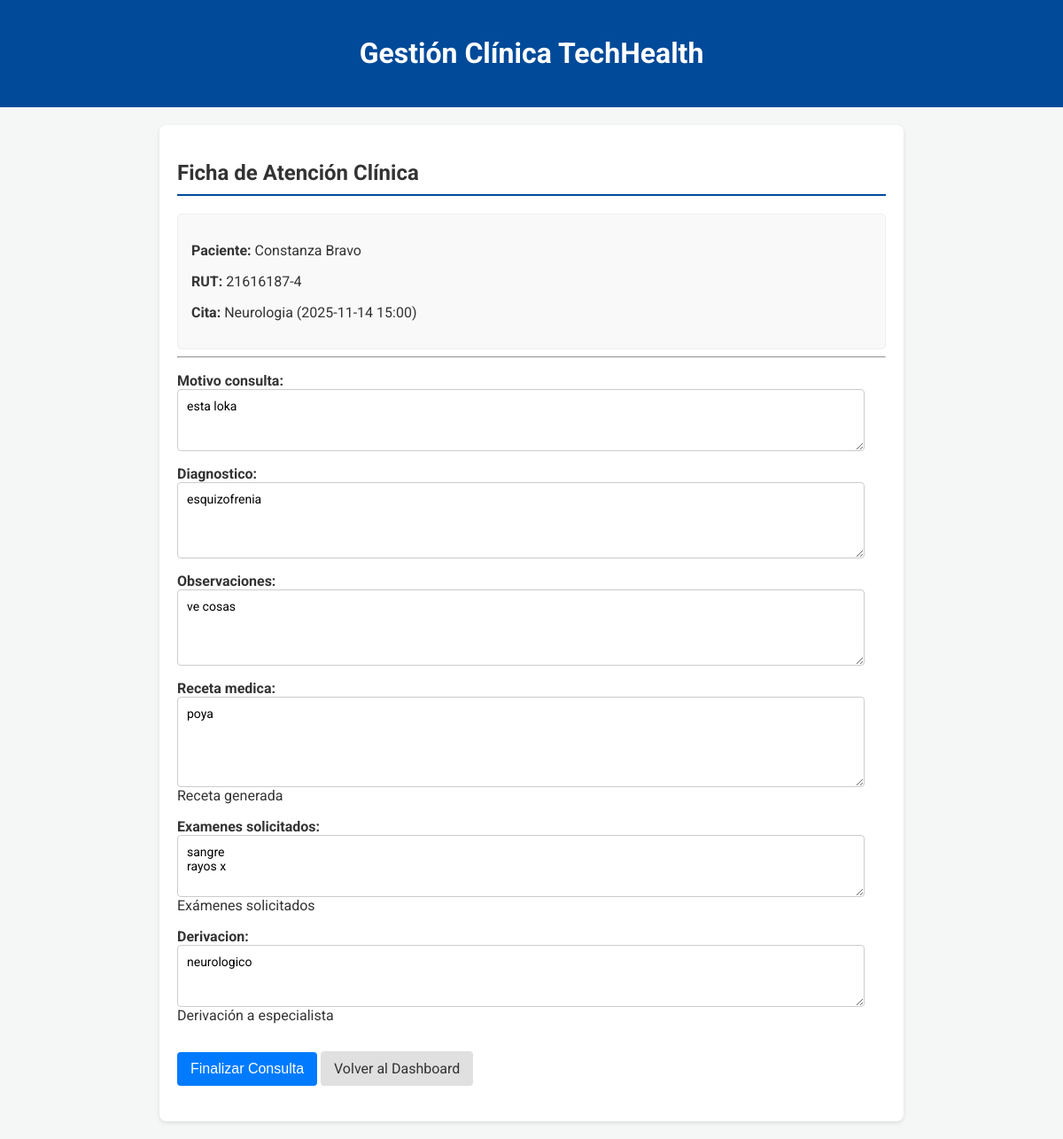
Screenshot of /clinica/atender/2/ with the database file from the repository.
### pacientes/models.py (models this page shows, shortened)
class Paciente(models.Model):
    rut = models.CharField(max_length=12, unique=True, help_text="RUT sin puntos y con guión")
    nombre_completo = models.CharField(max_length=255)
    prevision = models.CharField(max_length=100, blank=True, null=True)

### agendamiento/models.py (models this page shows, shortened)
class Cita(models.Model):
    centro_medico = models.CharField(max_length=200, default='Centro Principal')
    especialidad = models.CharField(max_length=200)
    fecha_hora = models.DateTimeField()
    paciente = models.ForeignKey(Paciente, on_delete=models.CASCADE, related_name="citas")
    ESTADO_CHOICES = [
        ('AGENDADA', 'Agendada'),
        ('CANCELADA', 'Cancelada'),
        ('COMPLETADA', 'Completada'),
    ]
    estado = models.CharField(max_length=10, choices=ESTADO_CHOICES, default='AGENDADA')

### clinica/models.py (models this page shows, shortened)
class Consulta(models.Model):
    cita = models.OneToOneField(Cita, on_delete=models.CASCADE, primary_key=True)
    motivo_consulta = models.TextField(blank=True, null=True)
    diagnostico = models.TextField()
    observaciones = models.TextField(blank=True, null=True)
    receta_medica = models.TextField(blank=True, null=True, help_text="Receta generada")
    examenes_solicitados = models.TextField(blank=True, null=True, help_text="Exámenes solicitados")
    derivacion = models.TextField(blank=True, null=True, help_text="Derivación a especialista")

### clinica/views.py (the view)
# urls.py: path('atender/<int:cita_id>/', views.iniciar_atencion, name='iniciar_atencion'),
def iniciar_atencion(request, cita_id):
    cita = get_object_or_404(Cita, id=cita_id)
    consulta, created = Consulta.objects.get_or_create(cita=cita)
    if request.method == 'POST':
        form = ConsultaForm(request.POST, instance=consulta)
        if form.is_valid():
            form.save() # Guarda los datos de la consulta
            cita.estado = 'COMPLETADA'
            cita.save()
            return redirect('dashboard_medico')
    else:
        form = ConsultaForm(instance=consulta)
    context = {
        'form': form,
        'cita': cita,
        'paciente': cita.paciente, # Pasamos el paciente para mostrar sus datos
    }
    return render(request, 'clinica/iniciar_atencion.html', context)

### clinica/forms.py
class ConsultaForm(forms.ModelForm):
    class Meta:
        model = Consulta
        exclude = ('cita',)
        widgets = {
            'motivo_consulta': forms.Textarea(attrs={'rows': 3}),
            'diagnostico': forms.Textarea(attrs={'rows': 4}),
            'observaciones': forms.Textarea(attrs={'rows': 4}),
            'receta_medica': forms.Textarea(attrs={'rows': 5}),
            'examenes_solicitados': forms.Textarea(attrs={'rows': 3}),
            'derivacion': forms.Textarea(attrs={'rows': 3}),
        }

### templates/clinica/iniciar_atencion.html (shortened to what this page needs)
{% load static %}
<link rel="stylesheet" href="{% static 'css/style.css' %}">
<header>
    <h1>Gestión Clínica TechHealth</h1>
</header>
<main>
    <section class="module">
        <h2>Ficha de Atención Clínica</h2>
        <div class="patient-header">
            <p><strong>Paciente:</strong> {{ paciente.nombre_completo }}</p>
            <p><strong>RUT:</strong> {{ paciente.rut }}</p>
            <p><strong>Cita:</strong> {{ cita.especialidad }} ({{ cita.fecha_hora|date:"Y-m-d H:i" }})</p>
        </div>
        <hr>
        <form method="POST">
            {{ form.as_p }}
            <button type="submit" class="primary">Finalizar Consulta</button>
            <a href="{% url 'dashboard_medico' %}" class="button">Volver al Dashboard</a>
        </form>
    </section>
</main>

### static/css/style.css (style rules this page uses)
header { background-color: #004a99; color: white; padding: 20px; text-align: center; }
main { max-width: 800px; margin: 20px auto; padding: 20px; background-color: #ffffff; border-radius: 8px; box-shadow: 0 2px 5px rgba(0,0,0,0.1); }
.module h2 { border-bottom: 2px solid #004a99; padding-bottom: 10px; }
form { margin-bottom: 20px; }
label { display: block; margin-top: 10px; font-weight: bold; }
button, .button { padding: 10px 15px; margin-top: 15px; border: none; border-radius: 4px; background-color: #e0e0e0; color: #333; font-size: 16px; cursor: pointer; text-decoration: none; display: inline-block; }
button.primary, .button.primary { background-color: #007bff; color: white; }

### templates/clinica/iniciar_atencion.html (style rules this page uses)
.patient-header { background-color: #f9f9f9; border: 1px solid #eee; padding: 15px; border-radius: 5px; }
textarea { width: calc(100% - 24px); padding: 10px; font-family: 'Roboto', sans-serif; font-size: 14px; border: 1px solid #ccc; border-radius: 4px; }

### rows the page displays
Paciente: nombre_completo "Constanza Bravo", rut "21616187-4"
Cita: especialidad "Neurologia", fecha_hora "2025-11-14 15:00"
Consulta: motivo_consulta "esta loka", diagnostico "esquizofrenia", observaciones "ve cosas", receta_medica "poya", examenes_solicitados "sangre rayos x", derivacion "neurologico"
